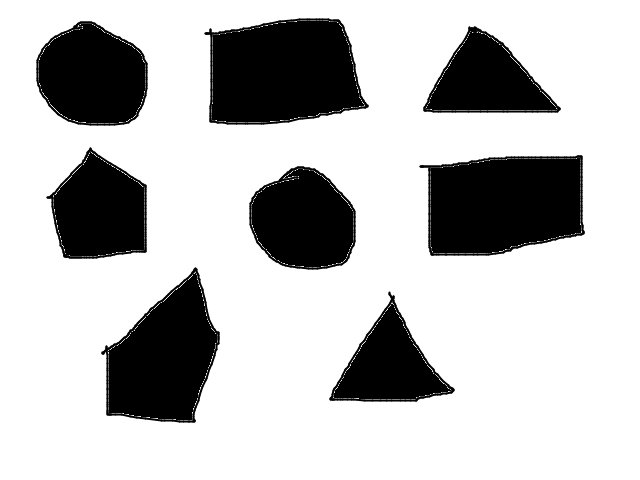
#> input picture examples/assets/hand_shape.jpg, 640 x 480 px
$ python -i detect_square.py   (imports and definitions only)
#> lines starting #> are read from the running program, lines starting #| are printed output that depends on the picture; after the words box and inside, x2 and y2 are one past the last pixel; in counts of white or black regions, pixels touching at a corner belong together
#> further down, picture is the input picture: shape (480, 640, 3); min 0, max 255, mean 190.9
import cv2 as cv
import numpy as np


class DetectSquare:
    def __init__(self, img):
        self.img = img

    # [32 lines left out: function detect, not called in this run]

    def preprocessing_image(self):
        img_gray = cv.cvtColor(self.img, cv.COLOR_BGR2GRAY)
        _, threshold = cv.threshold(img_gray, 127, 255, 0)
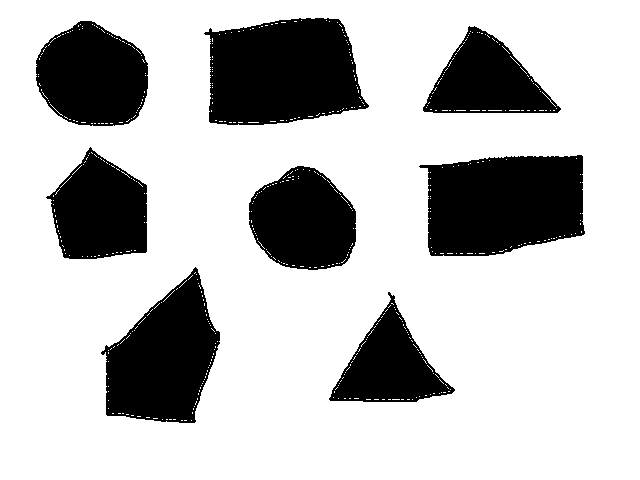
#> threshold: shape (480, 640); 74.7% white; 8 black regions
        kernel = np.ones((5, 5), np.uint8)
        cv.dilate(threshold, kernel, iterations=1)
        threshold = cv.GaussianBlur(threshold, (15, 15), 0)
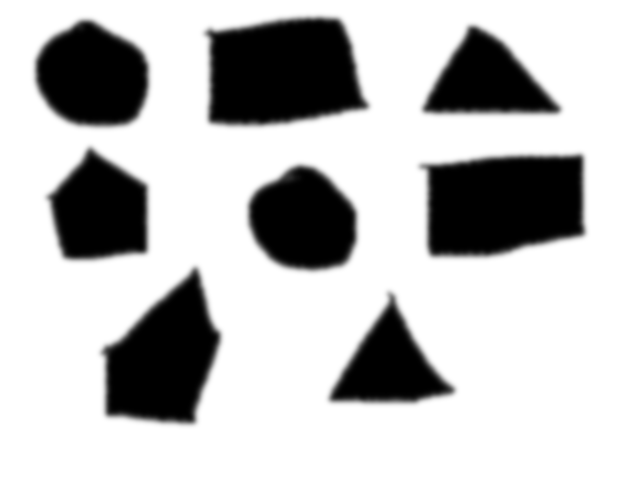
#> threshold: shape (480, 640); min 0, max 255, mean 190.4
        contours, _ = cv.findContours(threshold, cv.RETR_TREE, cv.CHAIN_APPROX_SIMPLE)
#> contours = 9 contours; largest, box (x1, y1, x2, y2) and area: (0, 0, 640, 480) 306081, (434, 162, 577, 248) 10462, (217, 24, 354, 118) 10340, (112, 285, 212, 415) 7988, (42, 30, 142, 118) 6330
        return threshold, contours


# [11 lines left out: function capture, not called in this run]

>>> import cv2
>>> picture = cv2.imread('examples/assets/hand_shape.jpg')
>>> result = DetectSquare(picture).preprocessing_image()
